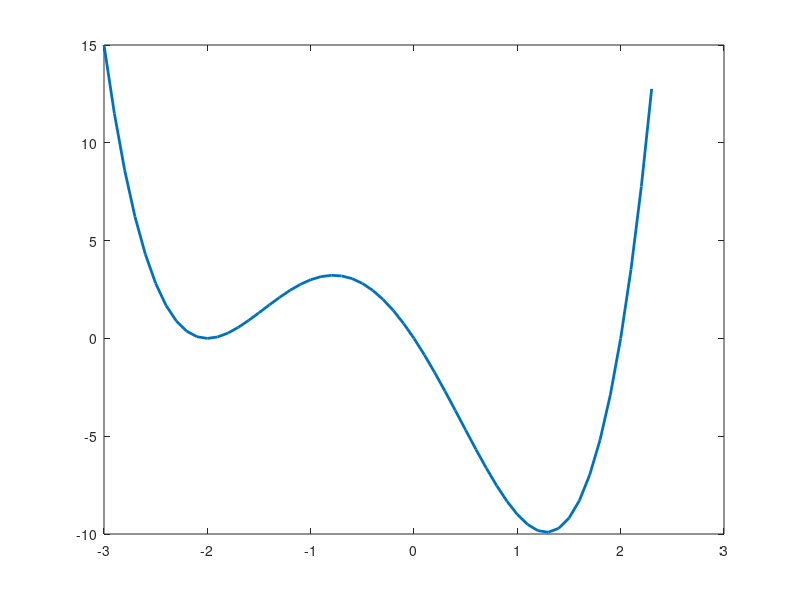

Here is the MATLAB script that generated this plot: (Note: this script raises an error after producing the figure.)
close all;
clear all;
clc

problem_num = 2;
plot_progress = true;

switch problem_num
  case 1
    %% (1) quadratic function
    objective = @(x) (5+x).^2;
    % TODO: compute gradient/hessian of the objective function
    gradient = @(x) none;
    hessian = @(x) none;

    % Plot the given objective function
    xrange= (-20:0.1:20);
    plot(xrange, objective(xrange),'linewidth',2);
    
    % TODO: Try different values for initial Guess
    %         Does choice matter?
    x_guess = none;
      
  case 2
    %% (2) non-convex function
    objective = @(x) (x - 2).*x.*(x + 2.0).^2;
    
    % TODO: compute gradient/hessian of the objective function
    gradient = @(x) none;
    hessian = @(x) none;

    % Plot the given objective function
    xrange = (-3:0.1:2.3);
    plot(xrange, objective(xrange),'linewidth',2);
    
    % TODO: Try different values for initial Guess
    %         Does choice matter?
    x_guess = -3;
        
  case 3
    %% (3) non-convex function, highly oscillating 
    objective = @(x) -x.*sin(x);
    % TODO: compute gradient/hessian of the objective function
    gradient = @(x) none;
    hessian = @(x) none;
    
    % Plot the given objective function    
    xrange= (-1:0.1:11);    
    plot(xrange, objective(xrange),'linewidth',2);
    
    % TODO: Try different values for initial guess 
    %         Does choice matter?
    x_guess = 4;    
end

% TODO: Try different values for alpha e.g., 0.1, 0.5, 0.9, 1.
%         Does the choice matter?

% TODO: Use explicit formula for optimal alpha
%         (note that all objective function are not quadratic)

% TODO: Consider other termination criterions for the algorithm
x_min = find_minimizer(x_guess, objective, gradient, hessian, plot_progress);
